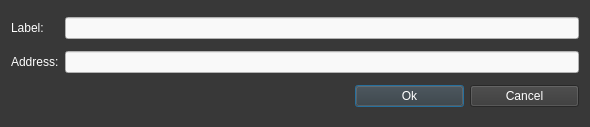
<?xml version="1.0" encoding="UTF-8"?>
<ui version="4.0">
 <class>NewAddressDialog</class>
 <widget class="QDialog" name="NewAddressDialog">
  <property name="geometry">
   <rect>
    <x>0</x>
    <y>0</y>
    <width>590</width>
    <height>127</height>
   </rect>
  </property>
  <property name="windowTitle">
   <string>New address</string>
  </property>
  <property name="styleSheet">
   <string notr="true">background-color: rgb(56, 56, 56);
color: rgb(255, 255, 255);</string>
  </property>
  <layout class="QGridLayout" name="gridLayout">
   <item row="0" column="0">
    <widget class="QLabel" name="label">
     <property name="sizePolicy">
      <sizepolicy hsizetype="Maximum" vsizetype="Preferred">
       <horstretch>0</horstretch>
       <verstretch>0</verstretch>
      </sizepolicy>
     </property>
     <property name="text">
      <string>Label:</string>
     </property>
    </widget>
   </item>
   <item row="0" column="1" colspan="3">
    <widget class="QLineEdit" name="m_labelEdit">
     <property name="sizePolicy">
      <sizepolicy hsizetype="Expanding" vsizetype="Fixed">
       <horstretch>0</horstretch>
       <verstretch>0</verstretch>
      </sizepolicy>
     </property>
     <property name="styleSheet">
      <string notr="true">color: rgb(0, 0, 0);
border-color:  rgb(76, 60, 77);
background-color: rgb(249, 249, 249);</string>
     </property>
     <property name="echoMode">
      <enum>QLineEdit::Normal</enum>
     </property>
    </widget>
   </item>
   <item row="1" column="0">
    <widget class="QLabel" name="label_2">
     <property name="sizePolicy">
      <sizepolicy hsizetype="Maximum" vsizetype="Preferred">
       <horstretch>0</horstretch>
       <verstretch>0</verstretch>
      </sizepolicy>
     </property>
     <property name="text">
      <string>Address:</string>
     </property>
    </widget>
   </item>
   <item row="1" column="1" colspan="3">
    <widget class="QLineEdit" name="m_addressEdit">
     <property name="styleSheet">
      <string notr="true">color: rgb(0, 0, 0);
border-color:  rgb(76, 60, 77);
background-color: rgb(249, 249, 249);</string>
     </property>
     <property name="echoMode">
      <enum>QLineEdit::Normal</enum>
     </property>
    </widget>
   </item>
   <item row="2" column="0" colspan="2">
    <spacer name="horizontalSpacer">
     <property name="orientation">
      <enum>Qt::Horizontal</enum>
     </property>
     <property name="sizeHint" stdset="0">
      <size>
       <width>338</width>
       <height>20</height>
      </size>
     </property>
    </spacer>
   </item>
   <item row="2" column="2">
    <widget class="QPushButton" name="m_okButton">
     <property name="enabled">
      <bool>true</bool>
     </property>
     <property name="styleSheet">
      <string notr="true">color: rgb(255, 255, 255);</string>
     </property>
     <property name="text">
      <string>Ok</string>
     </property>
     <property name="default">
      <bool>true</bool>
     </property>
    </widget>
   </item>
   <item row="2" column="3">
    <widget class="QPushButton" name="m_cancelButton">
     <property name="styleSheet">
      <string notr="true">color: rgb(255, 255, 255);</string>
     </property>
     <property name="text">
      <string>Cancel</string>
     </property>
    </widget>
   </item>
  </layout>
 </widget>
 <resources/>
 <connections>
  <connection>
   <sender>m_okButton</sender>
   <signal>clicked()</signal>
   <receiver>NewAddressDialog</receiver>
   <slot>accept()</slot>
   <hints>
    <hint type="sourcelabel">
     <x>410</x>
     <y>102</y>
    </hint>
    <hint type="destinationlabel">
     <x>294</x>
     <y>63</y>
    </hint>
   </hints>
  </connection>
  <connection>
   <sender>m_cancelButton</sender>
   <signal>clicked()</signal>
   <receiver>NewAddressDialog</receiver>
   <slot>reject()</slot>
   <hints>
    <hint type="sourcelabel">
     <x>526</x>
     <y>102</y>
    </hint>
    <hint type="destinationlabel">
     <x>294</x>
     <y>63</y>
    </hint>
   </hints>
  </connection>
 </connections>
</ui>
